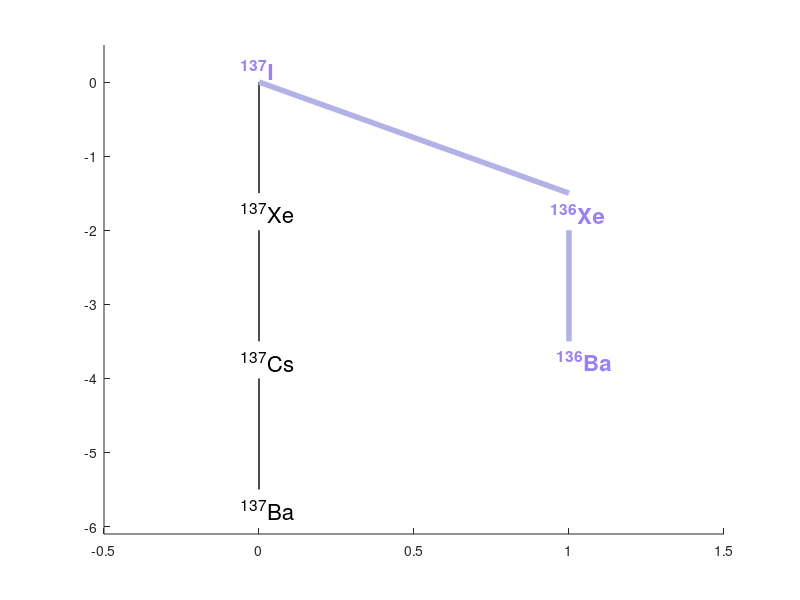

Recreate this plot in MATLAB.
% Variable initialization
lg=2;
tpnt=[0 0];
bpnt=[0 -lg];

% Create the figure
yek2=figure(2);
% Set figure properties
set(yek2,'Name','Iodine 137 Probabilistic Decay Chart','NumberTitle','off')
axis([-0.5 1.5 -6.1 0.5]);
hold on;

% Plot points and lines for the tree. Set bottom point and top point, then
% repeat until we have all the legs of the tree that are needed.
plot([tpnt(1) bpnt(1)],[tpnt(2) 0.75*bpnt(2)],'k','LineWidth',1);
plot([tpnt(1) bpnt(1)],[bpnt(2) 1.75*bpnt(2)],'k','LineWidth',1);
plot([tpnt(1) bpnt(1)],[2*bpnt(2) 2.75*bpnt(2)],'k','LineWidth',1);
plot([tpnt(1) -0.5*(bpnt(2))],[tpnt(2) 0.75*bpnt(2)], 'k', ...
    'LineWidth', 4, 'Color', [0.7 0.7 0.9]);
plot([-0.5*(bpnt(2)) -0.5*(bpnt(2))],[bpnt(2) 1.75*bpnt(2)], ...
    'k','LineWidth', 4, 'Color', [0.7 0.7 0.9]);
hold off;

% Add the text to the trees in the right spots
text((-0.06+tpnt(1)),(0.18+tpnt(2)),'^{137}I','FontSize',16, ...
    'FontWeight','bold','Color', [0.6 0.5 0.99]);
text((-0.06+tpnt(1)),(0.25+bpnt(2)),'^{137}Xe','FontSize',16);
text((-0.06+tpnt(1)),2.15*(0.25+bpnt(2)),'^{137}Cs','FontSize',16);
text((-0.06+tpnt(1)),3.29*(0.25+bpnt(2)),'^{137}Ba','FontSize',16);
text((0.94+tpnt(1)),(0.23+bpnt(2)),'^{136}Xe','FontSize',16, ...
    'FontWeight','bold','Color', [0.6 0.5 0.99]);
text((0.96+tpnt(1)),2.15*(0.25+bpnt(2)),'^{136}Ba','FontSize',16, ...
    'FontWeight','bold','Color', [0.6 0.5 0.99]);
